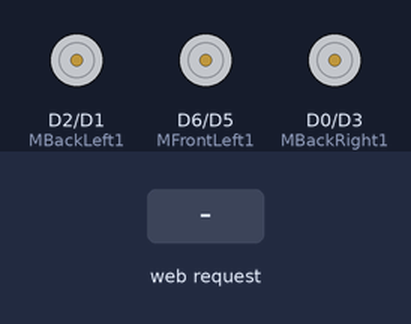
A sketch run on a simulated ESP8266 (NodeMCU). Shown: motor-driver pin pairs drawn as motors (green arrow = first pin HIGH = forward, orange = second pin HIGH = backward, longer = more drive). The inputs (shaded band) are chosen by the test bench. What the sketch prints to the serial monitor is not drawn.

Above: at 6.2 s.
6.3 s: HTTP request GET /FORWARD received
At 7.3 s:
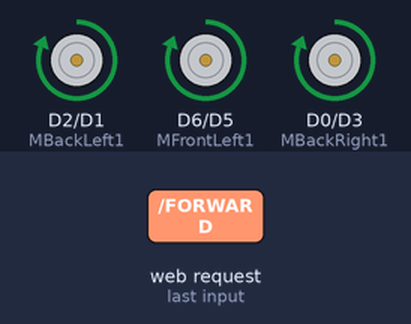
7.8 s: HTTP request GET /BACKWARD received
At 8.4 s:
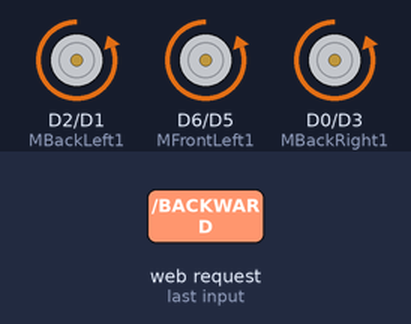
9.3 s: HTTP request GET /RIGHT received
At 10.5 s:
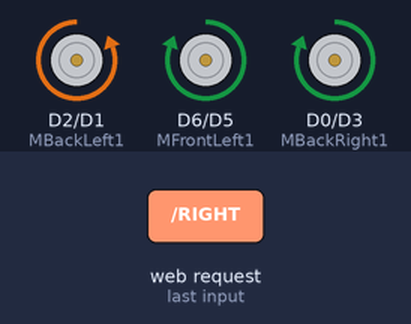
10.8 s: HTTP request GET /LEFT received
At 11.9 s:
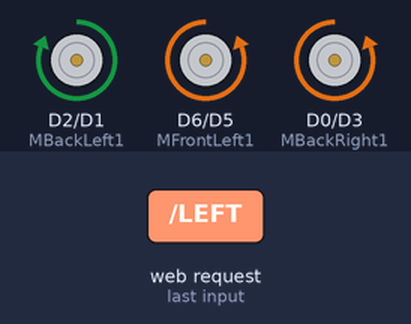
12.3 s: HTTP request GET /FORWARDLEFT received
At 13.5 s:
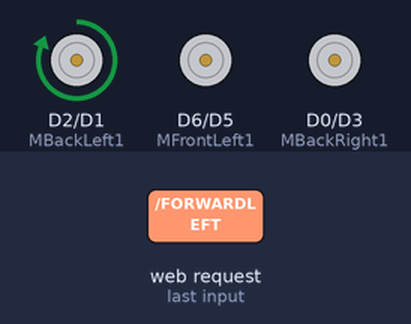
13.8 s: HTTP request GET /FORWARDRIGHT received
At 14.9 s:
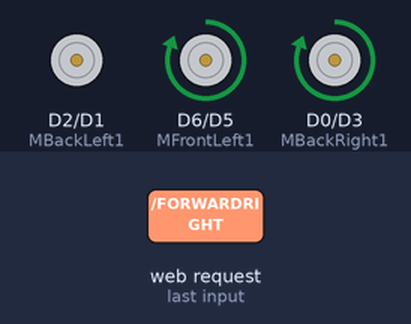
Timing chart, 0 to 16.3 s (numbered marks = the images above; inputs shaded):
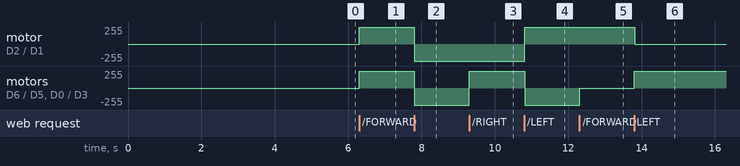

The sketch:

bot_brain.ino
```cpp
#include <ESP8266WiFi.h>
// Motor driver pins
const int MBackLeft1 = D2; //
const int MBackLeft2 = D1;
const int MBackRight1 = D0;
const int MBackRight2 = D3;
const int MFrontLeft1 = D6;
const int MFrontLeft2 = D5;
const int MFrontRight1 = D8;
const int MFrontRight2 = D7;
// wifi set_up
const char WiFiPassword[] = "winners_switch";
const char AP_NameChar[] = "Switch_car" ;

WiFiServer server(80);
String request = "";
// int LED_Pin = LED_BUILTIN;

void setup() {
  // motor set up
  pinMode(MBackLeft1, OUTPUT);
  pinMode(MBackLeft2, OUTPUT);
  pinMode(MBackRight1, OUTPUT);
  pinMode(MBackRight2, OUTPUT);
  pinMode(MFrontLeft1, OUTPUT);
  pinMode(MFrontLeft2, OUTPUT);
  pinMode(MFrontRight1, OUTPUT);
  pinMode(MFrontRight2, OUTPUT);
  // wifi set up
  Serial.begin(9600);
  // pinMode(LED_Pin, OUTPUT);
  // digitalWrite(LED_Pin, HIGH);//Turn on LED
  // delay(400);
  // digitalWrite(LED_Pin, LOW);//Turn off LED
  WiFi.disconnect();
  boolean conn = WiFi.softAP(AP_NameChar, WiFiPassword);
  server.begin();
  Serial.print(WiFi.softAPIP());
  stop();
  delay(5000);
  Serial.print("Start now!");
}
// test
// void loop() {
//   forward();
//   delay(2000);
//   stop();
//   delay(2000);
//   backward();
//   delay(2000);
//   right();
//   delay(2000);
//   left();
//   delay(2000);
// }
void loop() {
  // Check if a client has connected
  WiFiClient client = server.available();
  if (!client)  {
    // digitalWrite(LED_Pin, LOW);
    Serial.print("NO REQUEST\n");
    return;
  }
  // Read the first line of the request
  request = client.readStringUntil('\r');

  if ( request.indexOf("FORWARD") > 0 ){
    // digitalWrite(LED_Pin, HIGH);//Turn on LED
    forward();
    Serial.print("FORWARD");
    Serial.print("\n");
  }
  if ( request.indexOf("BACKWARD") > 0 ){
    // digitalWrite(LED_Pin, HIGH);//Turn on LED
    backward();
    Serial.print("BACKWARD");
    Serial.print("\n");
  }
  if ( request.indexOf("RIGHT") > 0 ){
    // digitalWrite(LED_Pin, HIGH);//Turn on LED
    right();
    Serial.print("RIGHT");
    Serial.print("\n");
  }
  if ( request.indexOf("LEFT") > 0 ){
    // digitalWrite(LED_Pin, HIGH);//Turn on LED
    left();
    Serial.print("LEFT");
    Serial.print("\n");
  }
  if ( request.indexOf("FORWARDLEFT") > 0 ){
    // digitalWrite(LED_Pin, HIGH);//Turn on LED
    forwardleft();
    Serial.print("FORWARDLEFT");
    Serial.print("\n");
  }
  if ( request.indexOf("FORWARDRIGHT") > 0 ){
    // digitalWrite(LED_Pin, HIGH);//Turn on LED
    forwardright();
    Serial.print("FORWARDRIGHT");
    Serial.print("\n");
  }
  if ( request.indexOf("BACKWARDRIGHT") > 0 ){
    // digitalWrite(LED_Pin, HIGH);//Turn on LED
    backwardright();
    Serial.print("BACKWARDRIGHT");
    Serial.print("\n");
  }
  if ( request.indexOf("BACKWARDLEFT") > 0 ){
    // digitalWrite(LED_Pin, HIGH);//Turn on LED
    backwardleft();
    Serial.print("BACKWARDLEFT");
    Serial.print("\n");
  }
  if ( request.indexOf("ROTATELEFT") > 0 ){
    // digitalWrite(LED_Pin, HIGH);//Turn on LED
    rotateleft();
    Serial.print("ROTATELEFT");
    Serial.print("\n");
  }
  if ( request.indexOf("ROTATERIGHT") > 0 ){
    // digitalWrite(LED_Pin, HIGH);//Turn on LED
    rotateright();
    Serial.print("ROTATERIGHT");
    Serial.print("\n");
  }
  if ( request.indexOf("STOP") > 0 ){
    // digitalWrite(LED_Pin, HIGH);//Turn on LED
    stop();
    Serial.print("STOP");
    Serial.print("\n");
  }
}
void forward() {
  // all motor forward
  digitalWrite(MBackLeft1, HIGH);
  digitalWrite(MBackLeft2, LOW);
  digitalWrite(MBackRight1, HIGH);
  digitalWrite(MBackRight2, LOW);
  digitalWrite(MFrontLeft1, HIGH);
  digitalWrite(MFrontLeft2, LOW);
  digitalWrite(MFrontRight1, HIGH);
  digitalWrite(MFrontRight2, LOW);
}
void backward() {
  // all motor backward
  digitalWrite(MBackLeft1, LOW);
  digitalWrite(MBackLeft2, HIGH);
  digitalWrite(MBackRight1, LOW);
  digitalWrite(MBackRight2, HIGH);
  digitalWrite(MFrontLeft1, LOW);
  digitalWrite(MFrontLeft2, HIGH);
  digitalWrite(MFrontRight1, LOW);
  digitalWrite(MFrontRight2, HIGH);
}
void right() {
  // front-left, back-right forward
  digitalWrite(MFrontLeft1, HIGH);
  digitalWrite(MFrontLeft2, LOW);

  digitalWrite(MBackRight1, HIGH);
  digitalWrite(MBackRight2, LOW);

  // back-left, front-right backword
  digitalWrite(MBackLeft1, LOW);
  digitalWrite(MBackLeft2, HIGH);

  digitalWrite(MFrontRight1, LOW);
  digitalWrite(MFrontRight2, HIGH);
}
void left() {
  // front-left, back-right backward
  digitalWrite(MFrontLeft1, LOW);
  digitalWrite(MFrontLeft2, HIGH);

  digitalWrite(MBackRight1, LOW);
  digitalWrite(MBackRight2, HIGH);

  // back-left, front-right forward
  digitalWrite(MBackLeft1, HIGH);
  digitalWrite(MBackLeft2, LOW);

  digitalWrite(MFrontRight1, HIGH);
  digitalWrite(MFrontRight2, LOW);
}
void stop() {
  digitalWrite(MBackLeft1, LOW);
  digitalWrite(MBackLeft2, LOW);
  digitalWrite(MBackRight1, LOW);
  digitalWrite(MBackRight2, LOW);
  digitalWrite(MFrontLeft1, LOW);
  digitalWrite(MFrontLeft2, LOW);
  digitalWrite(MFrontRight1, LOW);
  digitalWrite(MFrontRight2, LOW);
}
void rotateleft() {
  // frontright, backright forward
  digitalWrite(MFrontRight1, HIGH);
  digitalWrite(MFrontRight2, LOW);

  digitalWrite(MBackRight1, HIGH);
  digitalWrite(MBackRight2, LOW);
  // frontleft, backleft backward
  digitalWrite(MFrontLeft1, LOW);
  digitalWrite(MFrontLeft2, HIGH);

  digitalWrite(MBackLeft1, LOW);
  digitalWrite(MBackLeft2, HIGH);
}
void rotateright() {
  // frontright, backright backward
  digitalWrite(MFrontRight1, LOW);
  digitalWrite(MFrontRight2, HIGH);

  digitalWrite(MBackRight1, LOW);
  digitalWrite(MBackRight2, HIGH);
  // frontleft, backleft forward
  digitalWrite(MFrontLeft1, HIGH);
  digitalWrite(MFrontLeft2, LOW);

  digitalWrite(MBackLeft1, HIGH);
  digitalWrite(MBackLeft2, LOW);
}
void forwardright() {
  // frontright, backleft stop
  digitalWrite(MBackLeft1, LOW);
  digitalWrite(MBackLeft2, LOW);

  digitalWrite(MFrontRight1, LOW);
  digitalWrite(MFrontRight2, LOW);
  // frontleft, backright forward
  digitalWrite(MFrontLeft1, HIGH);
  digitalWrite(MFrontLeft2, LOW);

  digitalWrite(MBackRight1, HIGH);
  digitalWrite(MBackRight2, LOW);
}
void forwardleft() {
  // frontright, backleft forward
  digitalWrite(MBackLeft1, HIGH);
  digitalWrite(MBackLeft2, LOW);

  digitalWrite(MFrontRight1, HIGH);
  digitalWrite(MFrontRight2, LOW);
  // frontleft, backright stop
  digitalWrite(MFrontLeft1, LOW);
  digitalWrite(MFrontLeft2, LOW);

  digitalWrite(MBackRight1, LOW);
  digitalWrite(MBackRight2, LOW);
}
void backwardright() {
  // frontright, backleft backward
  digitalWrite(MBackLeft1, LOW);
  digitalWrite(MBackLeft2, HIGH);

  digitalWrite(MFrontRight1, LOW);
  digitalWrite(MFrontRight2, HIGH);
  // frontleft, backright stop
  digitalWrite(MFrontLeft1, LOW);
  digitalWrite(MFrontLeft2, LOW);

  digitalWrite(MBackRight1, LOW);
  digitalWrite(MBackRight2, LOW);
}
void backwardleft() {
  // frontright, backleft stop
  digitalWrite(MBackLeft1, LOW);
  digitalWrite(MBackLeft2, LOW);

  digitalWrite(MFrontRight1, LOW);
  digitalWrite(MFrontRight2, LOW);
  // frontleft, backright backward
  digitalWrite(MFrontLeft1, LOW);
  digitalWrite(MFrontLeft2, HIGH);

  digitalWrite(MBackRight1, LOW);
  digitalWrite(MBackRight2, HIGH);
}
```

Measured:
- after the input at 6.3 s, motor on D2 (MBackLeft1) / D1 (MBackLeft2), motor on D6 (MFrontLeft1) / D5 (MFrontLeft2), motor on D0 (MBackRight1) / D3 (MBackRight2): stopped → forward 255/255 at once
- after the input at 7.8 s, motor on D2 (MBackLeft1) / D1 (MBackLeft2), motor on D6 (MFrontLeft1) / D5 (MFrontLeft2), motor on D0 (MBackRight1) / D3 (MBackRight2): forward 255/255 → backward 255/255 at once
- after the input at 9.3 s, motor on D6 (MFrontLeft1) / D5 (MFrontLeft2), motor on D0 (MBackRight1) / D3 (MBackRight2): backward 255/255 → forward 255/255 at once
- after the input at 10.8 s, motor on D2 (MBackLeft1) / D1 (MBackLeft2): backward 255/255 → forward 255/255 at once; motor on D6 (MFrontLeft1) / D5 (MFrontLeft2), motor on D0 (MBackRight1) / D3 (MBackRight2): forward 255/255 → backward 255/255 at once
- after the input at 12.3 s, motor on D6 (MFrontLeft1) / D5 (MFrontLeft2), motor on D0 (MBackRight1) / D3 (MBackRight2): backward 255/255 → stopped at once
- after the input at 13.8 s, motor on D2 (MBackLeft1) / D1 (MBackLeft2): forward 255/255 → stopped at once; motor on D6 (MFrontLeft1) / D5 (MFrontLeft2), motor on D0 (MBackRight1) / D3 (MBackRight2): stopped → forward 255/255 at once
